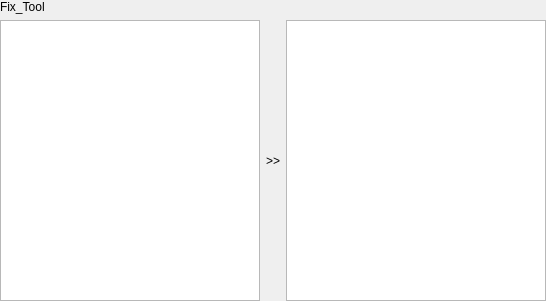
<?xml version="1.0" encoding="UTF-8"?>
<ui version="4.0">
 <class>Form</class>
 <widget class="QWidget" name="Form">
  <property name="geometry">
   <rect>
    <x>0</x>
    <y>0</y>
    <width>546</width>
    <height>301</height>
   </rect>
  </property>
  <property name="minimumSize">
   <size>
    <width>546</width>
    <height>0</height>
   </size>
  </property>
  <property name="windowTitle">
   <string>Form</string>
  </property>
  <layout class="QVBoxLayout" name="verticalLayout" stretch="0,3">
   <property name="leftMargin">
    <number>0</number>
   </property>
   <property name="topMargin">
    <number>0</number>
   </property>
   <property name="rightMargin">
    <number>0</number>
   </property>
   <property name="bottomMargin">
    <number>0</number>
   </property>
   <item>
    <widget class="QLabel" name="label">
     <property name="text">
      <string>Fix_Tool</string>
     </property>
    </widget>
   </item>
   <item>
    <layout class="QHBoxLayout" name="horizontalLayout">
     <item>
      <widget class="QTableWidget" name="before_fix_table"/>
     </item>
     <item>
      <widget class="QLabel" name="label_2">
       <property name="text">
        <string>&gt;&gt;</string>
       </property>
      </widget>
     </item>
     <item>
      <widget class="QTableWidget" name="after_fix_table"/>
     </item>
    </layout>
   </item>
  </layout>
 </widget>
 <resources/>
 <connections/>
</ui>
